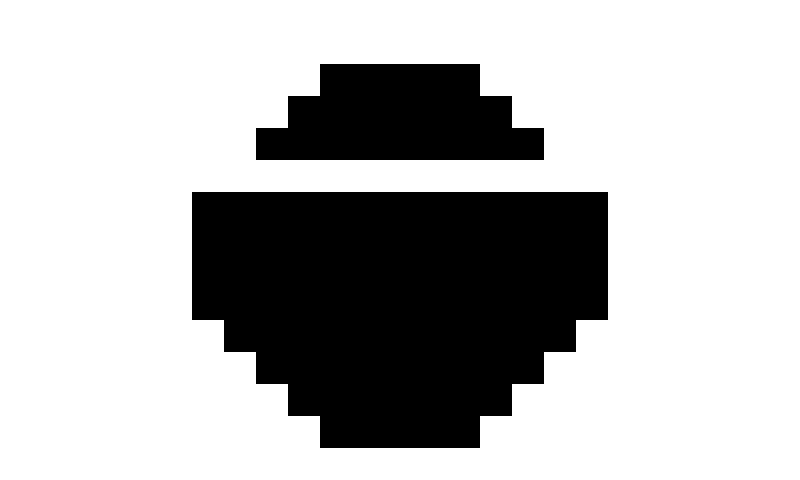

Rendered tile map (Tiled .tmx) drawn with the repository's tilesets; below, a short description and the map source with its tile grids summarised:
An orthogonal 25x15 tile map with 32x32 px tiles, 2 tile layers (Background, Rocks) and 7 objects (Boy, Girl, Wall1, Wall2, Wall3, ...).

<map version="1.0" orientation="orthogonal" width="25" height="15" tilewidth="32" tileheight="32">
 <tileset firstgid="1" name="tsx" tilewidth="32" tileheight="32">
  <image source="tsx.png" width="128" height="128" />
 </tileset>
 <layer name="Background" width="25" height="15">
  <data>[375 cells, 375 non-empty, 2 distinct tile ids]</data>
 </layer>
 <layer name="Rocks" width="25" height="15">
  <data>[375 cells, 94 non-empty, 1 distinct tile ids]</data>
 </layer>
 <objectgroup name="Actor" width="25" height="15">
  <object name="Boy" x="192" y="160" width="32" height="32" />
  <object name="Girl" x="576" y="160" width="32" height="32" />
 </objectgroup>
 <objectgroup name="Walls" width="25" height="15">
  <object name="Wall1" x="192" y="192" width="416" height="128" />
  <object name="Wall2" x="256" y="128" width="288" height="32" />
  <object name="Wall3" x="288" y="96" width="224" height="32" />
  <object name="Wall4" x="320" y="64" width="160" height="32" />
 </objectgroup>
 <objectgroup name="Texts" width="25" height="15">
  <object name="Text1" x="224" y="224" width="352" height="64">
   <properties>
    <property name="text" value="I will go wherever you are." />
   </properties>
  </object>
 </objectgroup>
</map>
